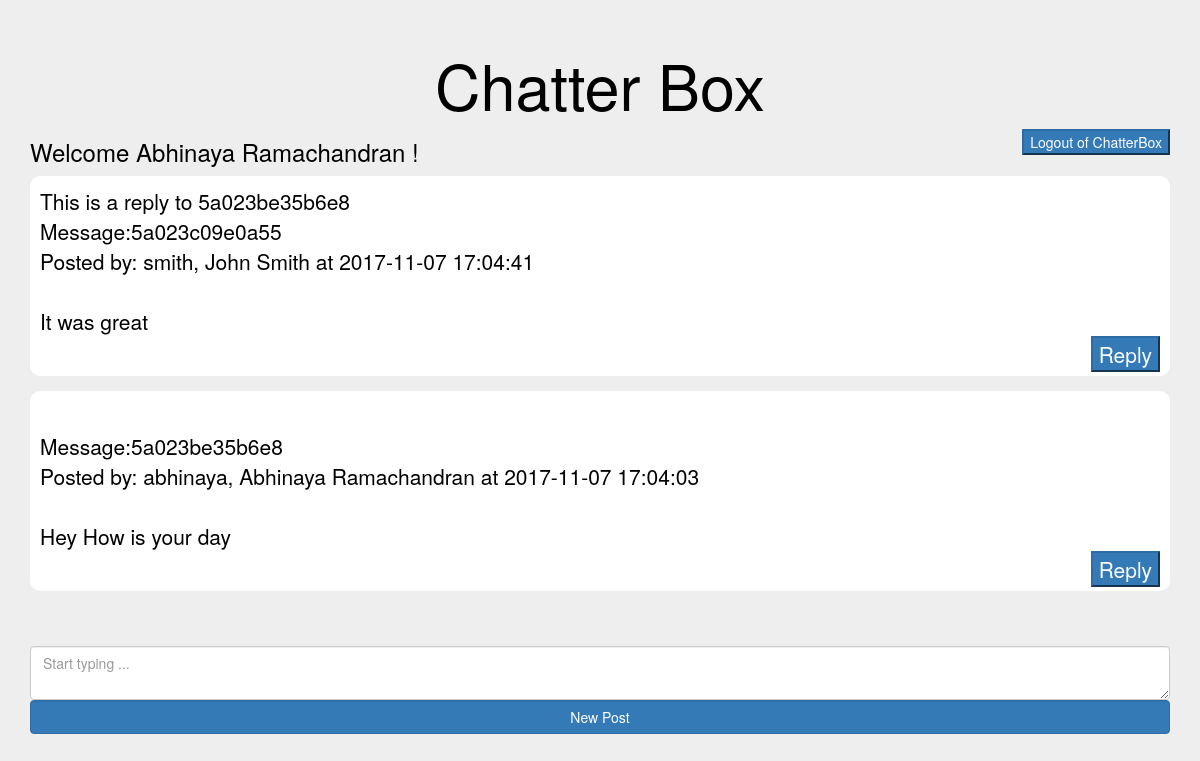
Screenshot of /board.php (signed in) with the database file from the repository.
### tables this page shows
CREATE TABLE `posts` (
  `id` varchar(13) NOT NULL,
  `replyto` varchar(13) DEFAULT NULL,
  `postedby` varchar(10) DEFAULT NULL,
  `datetime` datetime DEFAULT NULL,
  `message` text
);

CREATE TABLE `users` (
  `username` varchar(10) NOT NULL,
  `password` varchar(32) DEFAULT NULL,
  `fullname` varchar(45) DEFAULT NULL,
  `email` varchar(45) DEFAULT NULL
);

### board.php (the view, shortened to what this page needs)
<?php
  require_once 'config.php';
?>
<html>
<head><title>Message Board</title>
<link rel="stylesheet" href="https://maxcdn.bootstrapcdn.com/bootstrap/3.3.7/css/bootstrap.min.css">
</head>
<body class="jumbotron" style="padding: 30px;">
<center><h1 >Chatter Box</h1></center>
<form method="get" action="<?php echo htmlspecialchars($_SERVER["PHP_SELF"]);?>" >
<input style="float: right;" class="btn-primary" type="submit" name="logout" value="Logout of ChatterBox"></input>
</form>
<?php
print "<h3 >Welcome " . $_SESSION['fullname'] . " ! </h3>" ;
?>
<form action='<?php echo htmlspecialchars($_SERVER["PHP_SELF"]);?>' method="post" >
<?php
$results = $conn->prepare("SELECT postedby, datetime, replyto, id, message, users.username, users.email, users.fullname  from posts inner join users  on  posts.postedby = users.username  order by datetime DESC;");
$results->execute();
foreach ($results as  $row){
      if (isset($row["replyto"])){
        $replyto = "This is a reply to ".$row["replyto"];
      }else{
        $replyto = "";
      }
      print '<p class="bubble" >'.$replyto.'<br/>  Message:'.$row["id"]. "<br/> Posted by: ".$row["username"].",   " .$row["fullname"]. " at  ". $row["datetime"]."<br/><br/>". $row["message"] .'<br/>';
      print "<button class='btn-primary' style='float: right;' type='submit' formaction='board.php?replyto=".$row["id"]."'> Reply </button> <br/></p>";
    }
?>
<br/>
<br/>
<textarea class="form-control" name="message" placeholder="Start typing ..."></textarea>
<input class="btn-primary form-control" style="float: right;" type="submit" name="post" value="New Post" />
</form>
</body>
</html>

### board.php (style rules this page uses)
.bubble { position: relative; padding: 10px; background: white; -webkit-border-radius: 10px; -moz-border-radius: 10px; border-radius: 10px; }

### rows the page displays
posts: replyto "This is a reply to 5a023be35b6e8", id "5a023c09e0a55", users.username "smith", users.fullname "John Smith", datetime "2017-11-07 17:04:41", message "It was great"
posts: id "5a023be35b6e8", users.username "abhinaya", users.fullname "Abhinaya Ramachandran", datetime "2017-11-07 17:04:03", message "Hey How is your day"

### other values shown
$_SESSION['fullname'] "Abhinaya Ramachandran"
